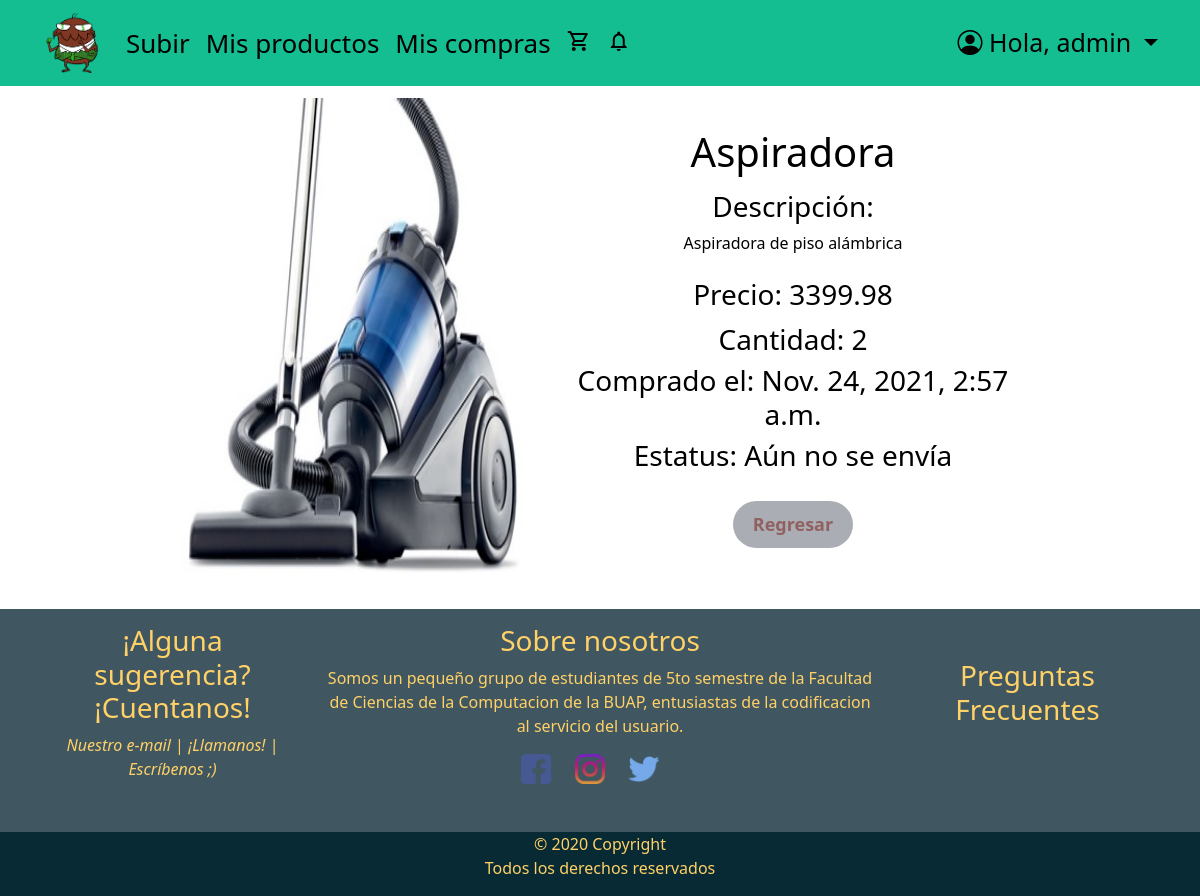
Screenshot of /myShoppings/27/status (signed in) with the database file from the repository.
### users/models.py (models this page shows, shortened)
class User(AbstractBaseUser, PermissionsMixin):
    firstName = models.CharField(max_length=100,blank=False)
    lastName = models.CharField(max_length=100, blank=True)
    email = models.EmailField(max_length=255, unique= True)
    password = models.CharField(max_length=200)
    city = models.CharField(max_length=64, blank = True)
    state = models.CharField(max_length=64,blank = True)
    money = models.FloatField(blank=True,default=0,max_length=50)
    profilePic = models.ImageField(default="pic_default.jpg",null = True, blank = True)
    cartStockProducts = models.ManyToManyField("store.StockProduct", blank=True)
    is_active = models.BooleanField(default = True)
    is_staff = models.BooleanField(default=False)
    USERNAME_FIELD = 'email'
    REQUIRED_FIELDS = ['firstName'] #email and password are required by default
    objects = UserManager()

### store/models.py (models this page shows, shortened)
class Product(models.Model):
    productName = models.CharField(max_length=50)
    description = models.CharField(max_length=200)
    category = models.CharField(max_length=50)
    isActive = models.BooleanField(default=True)
    image = models.ImageField()
    objects = models.Manager()
    products = ProductManager()
    seller = models.ForeignKey(User, null=True, on_delete=models.SET_NULL)
    class Meta:
        abstract = True

class StockProduct(Product):
    price = models.FloatField(max_length=50)
    inventory = models.PositiveIntegerField(blank=True,default=1)
    sold = models.PositiveBigIntegerField(default=0)

### cart/models.py (models this page shows)
class OrderItem(models.Model):
    order = models.ForeignKey(Order,related_name='items',on_delete=models.CASCADE)
    product = models.ForeignKey(StockProduct,related_name='order_items',on_delete=models.CASCADE)
    price = models.FloatField(max_length=50,default=1.0)
    quiantity = models.PositiveIntegerField(default=1)
    shipped = models.BooleanField(default = False)

class Order(models.Model):
    user = models.ForeignKey(User,on_delete=models.CASCADE,related_name='order_user')
    fullName = models.CharField(max_length=50)
    address = models.CharField(max_length=100)
    city = models.CharField(max_length=100)
    phone = models.PositiveIntegerField()
    created = models.DateTimeField(auto_now_add=True)
    totalPaid = models.FloatField(max_length=50)
    orderKey = models.CharField(max_length=200)

### users/views.py (the view)
# urls.py: path("myShoppings/<int:id_order>/status",views.status,name="status"),
def status(request,id_order):
    orderItem = OrderItem.objects.get(id = id_order)
    if request.user.id == orderItem.order.user.id:
        if request.method == "POST":
            return redirect('users:myShoppings')
        else:
            return render(request,"users/status.html",{"orderItem":orderItem})
    else:
        return HttpResponseNotAllowed("Not allowed")

### cart/context_processors.py (called while the page is built)
def cart(request):
    return {'cart':Cart (request)}

### users/templates/users/status.html (shortened to what this page needs)
{% extends 'core/layout.html' %}
{% load static %}
{% block cssPath %}
<link rel="stylesheet" href="{% static 'store/productTemplate.css' %}"  type="text/css"/>
{% endblock cssPath %}
    {% block body %}
    {%with product=orderItem.product%}
    <div class="infoContainer">
    <div class="row">
        <div class="col-md-3 register-left my-auto">
            <div class="pictures">
                <img src="{{product.image.url}}"  alt="Product Image" width="500" height="500" />
            </div>
        </div>
        <div class="col-md-9 register-right">
            <div class="tab-content" id="myTabContent">
                <div class="tab-pane fade show active" id="home" role="tabpanel" aria-labelledby="home-tab">
                    <div id="littlePadding" class="col">
                            <font style="color:black" align="center">
                            <div class="productDescription">
                                <div class="productName">
                                    <h1>{{ product.productName }}</h1>
                                </div>
                                <div class="description">
                                    <h3>Descripción:</h3>
                                    <p>{{ product.description }}</p>
                                </div>
                                <div class="price">
                                    <h3>Precio: {{ orderItem.price }} <h3>
                                </div>
                                <div class="qty">
                                    <h3>Cantidad: {{ orderItem.quiantity }} <h3>
                                </div>
                                <div class="date">
                                    <h3>Comprado el: {{ orderItem.order.created }} <h3>
                                </div>
                                {%if orderItem.shipped%}
                                <div class="status">
                                    <h3>Estatus: Enviado!</h3>
                                {%else%}
                                <div class="status">
                                    <h3>Estatus: Aún no se envía</h3>
                                </div>
                                {%endif%}
                                <div class="options">
                                    <form method="POST" >
                                        <button id ="add-button" type ="submit" name="return">Regresar</button>
                                    </form>
                                </div>
                            </font>
                        </div>
                    </div>
                </div>
            </div>
        </div>
    </div>
    {%endwith%}
    {% endblock body %}

### core/templates/core/layout.html (shortened to what this page needs)
{% load static %}
<!DOCTYPE html>
<html lang="en">
  <head>
    <link href="https://cdnjs.cloudflare.com/ajax/libs/simple-line-icons/2.4.1/css/simple-line-icons.min.css" rel="stylesheet">
    <link rel="stylesheet" href="https://cdn.jsdelivr.net/npm/bootstrap-icons@1.5.0/font/bootstrap-icons.css">
    <link href="https://cdn.jsdelivr.net/npm/bootstrap@5.0.0-beta1/dist/css/bootstrap.min.css" rel="stylesheet"
>
    <link rel="stylesheet" href="{% static 'core/styleLayout.css' %}"  type="text/css"/>
    {% block cssPath %}{% endblock cssPath %}
  </head>
  <body>
    <div class="container-fluid">
        <header>
          <nav id="navHeader1" class="navbar navbar-expand-lg">
            <div class="container">
              <a class="navbar-brand" href="{% url 'core:index' %}">
                <img src="{% static 'store/logo.png' %}"  alt="logo" class="logo">
              </a>
              <div class="collapse navbar-collapse" id="navbarMobileToggle">
                <ul class="navbar-nav me-auto mb-2 mb-lg-0">
                  {% if user.is_authenticated %}
                    <li class="nav-item"><a class="nav-link" href="{% url 'store:uploadProduct' %}"> Subir</a></li>
                    <li class="nav-item"><a class="nav-link" href="{% url 'users:myProducts' %}">Mis productos</a></li>
                    <li class="nav-item"><a class="nav-link" href="{% url 'users:myShoppings' %}">Mis compras</a></li>
                    <li class="nav-item"><a class="nav-link" href="{% url 'cart:cartSummary' %}" id="iconRef">
                      <span id="iconImg" class="material-icons-outlined">shopping_cart</span>
                    </a></li>
                    <li class="nav-item"><a class="nav-link" href="{% url 'users:notifications' %}" id="iconRef">
                      <span id="iconImg" class="material-icons-outlined">notifications</span>
                    </a></li>
                  {% endif %}
                </ul>
                <div class="btn-group float-end">
                  {% if user.is_authenticated %}
                    <a id="profileButton" href="#" class="dropdown-toggle text-decoration-none" data-bs-toggle="dropdown">
                      <i class="bi bi-person-circle"></i>
                      <span>Hola, {{user.firstName}}</span>
                    </a>
                  {% endif %}
                </div>
              </div>
            </div>
          </nav>
        </header>
        <div class="main">
        {% block body %} {% endblock body %}
        </div>
          <footer class="page-footer font-small">
            <div class="container text-center text-md-left">
              <div class="row">
                <div class="col-md-3 mx-auto">
                  <h3>¡Alguna sugerencia? ¡Cuentanos!</h3>
                  <p class="footer-links">
                      <i>Nuestro e-mail</i>
                      |
                      <i>¡Llamanos!</i>
                      |
                      <i>Escríbenos ;)</i>
                  </p>
                </div>
                <div class="col-md-6 mt-md-0 mt-3">
                  <h3>Sobre nosotros</h3>
                  <p>Somos un peque&ntildeo grupo de estudiantes de 5to semestre de la Facultad de Ciencias de la Computacion
                    de la BUAP, entusiastas de la codificacion al servicio del usuario. </br>
                  </p>
                  <div class="col-md-12 ">
                    <div class="mb-5 flex-center" id="footer-icons">
                        <a href="{% url 'core:index' %}" class="social">
                            <img src="{% static 'store/fb.png' %}"  alt="socialImg" class="socialImg">
                        </a>
                        <a href="{% url 'core:index' %}" class="social">
                            <img src="{% static 'store/insta.png' %}"  alt="socialImg" class="socialImg">
                        </a>
                        <a href="{% url 'core:index' %}" class="social">
                            <img src="{% static 'store/twit.png' %}"  alt="socialImg" class="socialImg">
                        </a>
                    </div>
                  </div>
                </div>
                <div id="FAQ-Support" class="col-md-3 mx-auto">
                  <a id="FAQ-link" href="{% url 'core:FAQ' %}"><h3>Preguntas Frecuentes</h3></a>
                </div>
            </div>
          </footer>
          <div id="copyright-id" class="footer-copyright text-center py-3">
              © 2020 Copyright
              <br>
              Todos los derechos reservados
            </div>
    </div>
  </body>
</html>

### core/static/core/styleLayout.css (style rules this page uses)
.container-fluid { padding-right: 0px; padding-left: 0px; }
img.socialImg { width: 30px; padding: none; }
#navHeader1 { background: #14be91; }
#profileButton { font-size: 25px; color: #000000; }
.nav-link { font-size: 26px; color: #000000; }
#iconImg { text-align: center; }
#footer-icons a { padding-right: 20px; text-decoration: none; color: #ffd166; }
#FAQ-Support { padding-top: 35px; }
#FAQ-link { vertical-align: middle; text-decoration: none; color: #ffd166; line-height: 24px; }
.page-footer { padding-top: 15px; color: #ffd166; background: rgba(1, 31, 46, 0.75); }
#copyright-id { padding-top: 0px !important; background: #082a35; color: #ffd166; }
.logo { height: 60px; }

### store/static/store/productTemplate.css (style rules this page uses)
.pictures, .productDescription { margin: 0.1em; }
.productName, .price, .description, .category, .condition { padding: 0.2em; }
.register-right { color: black; padding: 3%; padding-right: 180px; padding-left: 180px; border-top-left-radius: 70% 80%; border-bottom-left-radius: 70% 80%; }
.register-left { padding: 10px 20px 10px 50px; }
#littlePadding { padding-left: 80px; }
#add-button { border-radius: 30px; padding: 10px 20px; font-size: 18px; font-weight: bold; background-color: #aaadb3; border: none; color:#916161; margin-top: 20px; }

### rows the page displays
User: firstName "admin"
StockProduct: image (picture), productName "Aspiradora", description "Aspiradora de piso alámbrica"
OrderItem: price "3399.98", quiantity "2", order.created "Nov. 24, 2021, 2:57 a.m."
